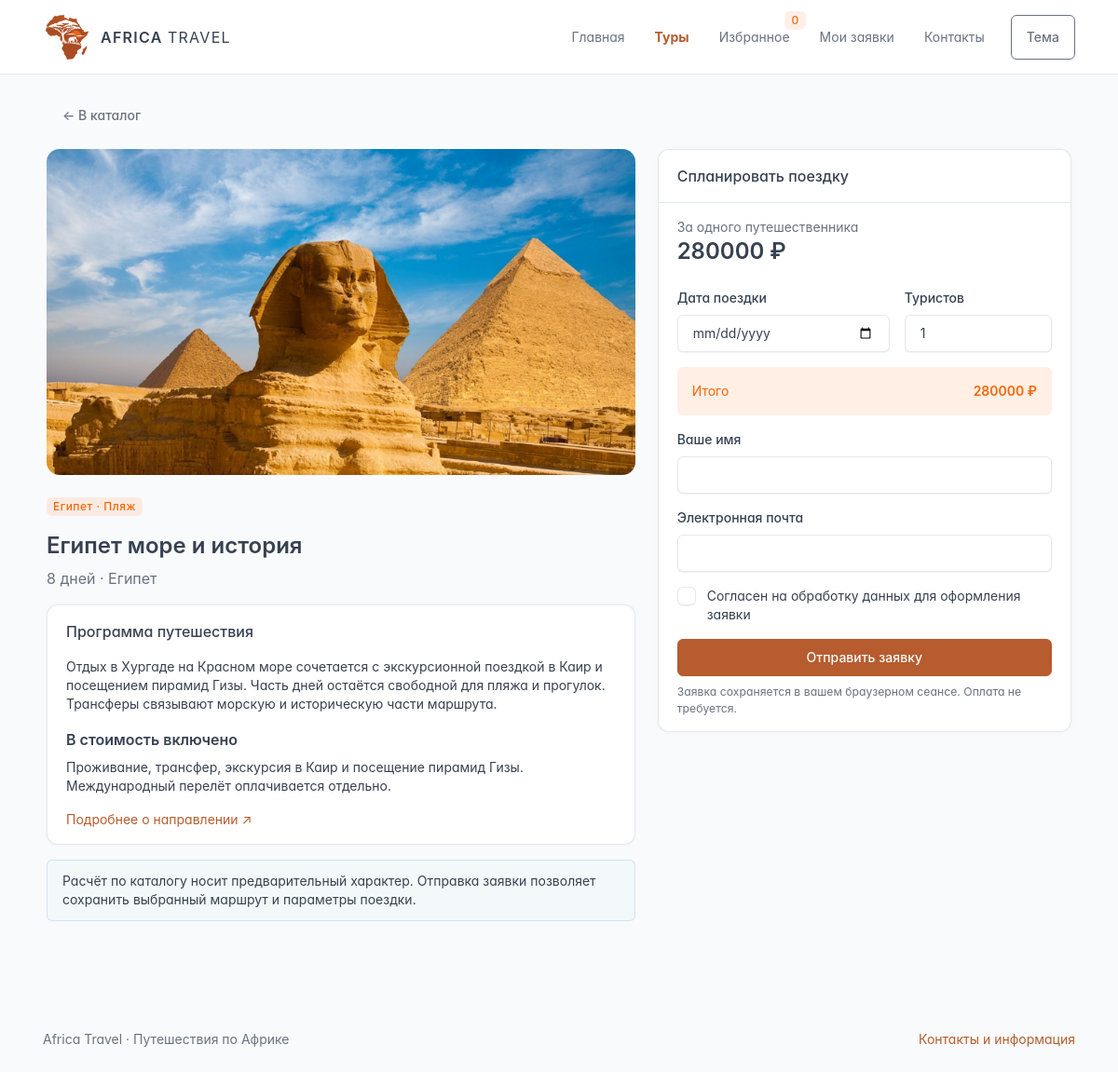
/tours/4/, run on the app's committed database.
### travel/models.py (models this page shows, shortened)
class Tour(models.Model):
    country=models.ForeignKey(Country,on_delete=models.PROTECT,related_name='tours')
    title=models.CharField('Название',max_length=160)
    category=models.CharField('Тип',max_length=20,choices=[('safari','Сафари'),('beach','Пляж'),('culture','Культура')])
    description=models.TextField('Программа')
    duration=models.PositiveSmallIntegerField('Дней',validators=[MinValueValidator(1)])
    price=models.PositiveIntegerField('Цена за человека',validators=[MinValueValidator(1)])
    image=models.CharField('Изображение в static',max_length=200)
    included=models.TextField('Включено в стоимость')
    source_url=models.URLField('Источник о направлении')
    class Meta:
        verbose_name='Тур'; verbose_name_plural='Туры'
        constraints=[models.CheckConstraint(condition=Q(price__gt=0),name='tour_positive_price'),models.CheckConstraint(condition=Q(duration__gt=0),name='tour_positive_duration')]

class Country(models.Model):
    name=models.CharField('Название', max_length=80, unique=True)
    slug=models.SlugField(unique=True)
    description=models.TextField('Описание')
    class Meta: verbose_name='Страна'; verbose_name_plural='Страны'

### travel/views.py (the view)
# urls.py: path('tours/<int:pk>/',views.detail,name='detail'),path('favorites/',views.favorites,name='favorites'),
@ensure_csrf_cookie
def detail(request,pk):
    return render(request,'travel/detail.html',{'tour':get_object_or_404(Tour.objects.select_related('country'),pk=pk),'favorite_ids':favorite_ids(request)})

### travel/context.py (called while the page is built)
def navigation(request):
    from .models import Favorite
    return {'favorite_count': Favorite.objects.filter(owner=request.session.session_key).count() if request.session.session_key else 0}

### travel/views.py (called while the page is built)
def owner(request):
    if not request.session.session_key: request.session.create()
    return request.session.session_key

def favorite_ids(request):
    return set(Favorite.objects.filter(owner=owner(request)).values_list('tour_id',flat=True))

### templates/travel/detail.html (shortened to what this page needs)
{% extends 'base.html' %}
{% load static %}
{% block content %}
    <a
        class="btn btn-ghost-secondary mb-3"
        href="{% url 'catalog' %}"
    >← В каталог</a>
    <div class="row g-4">
        <section class="col-12 col-lg-7">
            <img
                class="detail-image mb-4"
                src="{% static tour.image %}"
                alt="{{ tour.country.name }}"
            >
            <span class="badge bg-orange-lt mb-3">{{ tour.country.name }} · {{ tour.get_category_display }}</span>
            <h1>{{ tour.title }}</h1>
            <p class="text-secondary fs-3">{{ tour.duration }} дней · {{ tour.country.name }}</p>
            <div class="card mb-3">
                <div class="card-body">
                    <h2 class="card-title">Программа путешествия</h2>
                    <p>{{ tour.description }}</p>
                    <h3>В стоимость включено</h3>
                    <p>{{ tour.included }}</p>
                    <a
                        href="{{ tour.source_url }}"
                        target="_blank"
                        rel="noopener"
                    >Подробнее о направлении ↗</a>
                </div>
            </div>
            <div class="alert alert-info">Расчёт по каталогу носит предварительный характер. Отправка заявки позволяет сохранить выбранный маршрут и параметры поездки.</div>
        </section>
        <aside class="col-12 col-lg-5">
            <div class="card booking-panel">
                <div class="card-header">
                    <h2 class="card-title">Спланировать поездку</h2>
                </div>
                <div class="card-body">
                    <div class="text-secondary">За одного путешественника</div>
                    <div class="h1 mb-4">{{ tour.price }} ₽</div>
                    {% include 'travel/partials/booking_form.html' %}
                </div>
            </div>
        </aside>
    </div>
{% endblock %}

### templates/travel/partials/booking_form.html (shortened to what this page needs)
<form id="booking-form">
    <div class="row g-3 mb-3">
        <div class="col-7">
            <label class="form-label" for="departure">Дата поездки</label>
            <input
                class="form-control"
                type="date"
                id="departure"
                name="departure"
                required
            >
        </div>
        <div class="col-5">
            <label class="form-label" for="travelers">Туристов</label>
            <input
                class="form-control"
                type="number"
                id="travelers"
                name="travelers"
                min="1"
                max="10"
                value="1"
                required
            >
        </div>
    </div>
    <div class="d-flex justify-content-between p-3 bg-orange-lt rounded mb-3">
        <span>Итого</span>
        <strong id="quote-total" aria-live="polite">{{ tour.price }} ₽</strong>
    </div>
    <label class="form-label" for="name">Ваше имя</label>
    <input
        class="form-control mb-3"
        id="name"
        name="name"
        minlength="2"
        maxlength="80"
        autocomplete="name"
        required
    >
    <label class="form-label" for="email">Электронная почта</label>
    <input
        class="form-control mb-3"
        id="email"
        type="email"
        name="email"
        maxlength="254"
        autocomplete="email"
        required
    >
    <label class="form-check mb-3"><input
        class="form-check-input"
        type="checkbox"
        name="consent"
        required
    ><span class="form-check-label">Согласен на обработку данных для оформления заявки</span></label>
    <button
        class="btn btn-primary w-100"
        type="submit"
    >Отправить заявку</button>
    <p class="text-secondary small mt-2 mb-0">Заявка сохраняется в вашем браузерном сеансе. Оплата не требуется.</p>
</form>

### static/css/app.css (style rules this page uses)
:root { --tblr-primary:#b65c2e;--tblr-primary-rgb:182,92,46;--tblr-font-sans-serif:Inter,system-ui,-apple-system,"Segoe UI",sans-serif }
body { background:var(--tblr-bg-surface-secondary,#f5f4f0) }
.btn-primary { --tblr-btn-bg:#b65c2e;--tblr-btn-border-color:#b65c2e;--tblr-btn-hover-bg:#934720;--tblr-btn-hover-border-color:#934720 }
.detail-image { width:100%;height:350px;object-fit:cover;border-radius:14px }
.booking-panel { position:sticky;top:22px }
input,select { max-width:100% }
.card { border-radius:12px }

### data on the page
Tour: image (picture), country.name "Египет", category "Пляж", title "Египет море и история", duration "8", description "Отдых в Хургаде на Красном море сочетается с экскурсионной поездкой в Каир и посещением пирамид Гизы. Часть дней остаётся свободной для пляжа и прогулок. Трансферы связывают морскую и историческую части маршрута.", included "Проживание, трансфер, экскурсия в Каир и посещение пирамид Гизы. Международный перелёт оплачивается отдельно.", price "280000"

### other printed values
{{ favorite_count }} "0"
